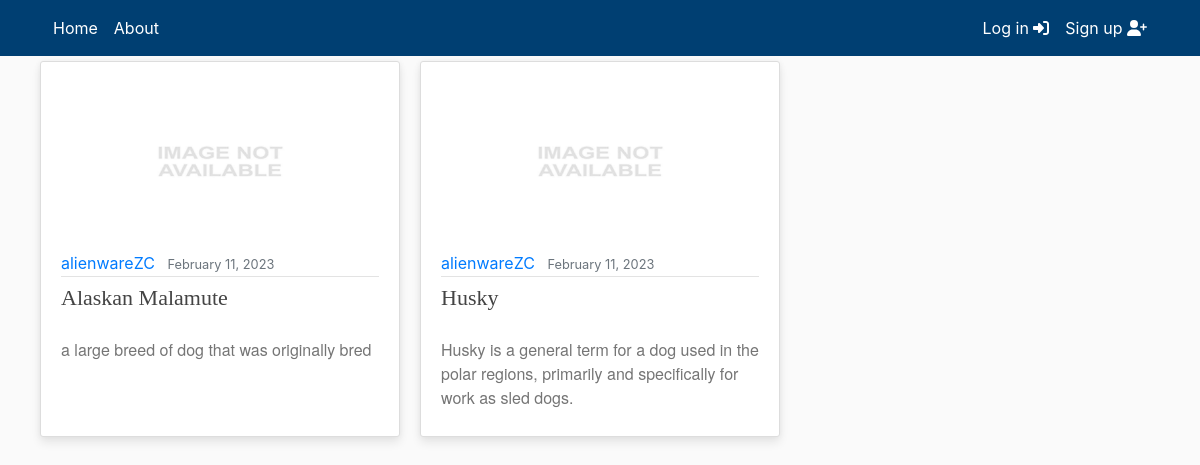
The page /dogs on the database its author committed.
### main/models.py (models this page shows, shortened)
class Article(models.Model):
    def image_upload_to(self, instance=None):
        if instance:
            return os.path.join('ArticleSeries', slugify(self.series.slug),
                                slugify(self.article_slug), instance)
        return None
    title = models.CharField(max_length=200)
    subtitle = models.CharField(max_length=200, default="", blank=True)
    article_slug = models.SlugField("Article slug",
                                    null=False,
                                    blank=False,
                                    unique=True)
    content = HTMLField(blank=True, default="")
    notes = HTMLField(blank=True, default="")
    published = models.DateTimeField("Date published", default=timezone.now)
    modified = models.DateTimeField("Date modified", default=timezone.now)
    series = models.ForeignKey(ArticleSeries,
                               default="",
                               verbose_name="Series",
                               on_delete=models.SET_DEFAULT)
    author = models.ForeignKey(get_user_model(),
                               default=1,
                               on_delete=models.SET_DEFAULT)
    image = models.ImageField(default='default/no_image.jpg',
                              upload_to=image_upload_to,
                              max_length=255)
    @property
    def slug(self):
        return self.series.slug + "/" + self.article_slug
    class Meta:
        verbose_name_plural = "Article"
        ordering = ['title', '-published']

### users/models.py (models this page shows)
class CustomUser(AbstractUser):
    def image_upload_to(self, instance=None):
        if instance:
            return os.path.join('Users', self.username, instance)
        return None
    STATUS = (('regular', 'regular'), ('subscriber', 'subscriber'),
              ('moderator', 'moderator'))
    email = models.EmailField(unique=True)
    status = models.CharField(max_length=100, choices=STATUS, default='regular')
    description = models.TextField('Description',
                                   max_length=600,
                                   default='',
                                   blank=True)
    image = models.ImageField(default='default/user.jpg',
                              upload_to=image_upload_to)
    def __str__(self):
        return self.username

### main/views.py (the view)
# urls.py: path("<series>", views.series, name="series"),
def series(request, series: str):
    matching_series = Article.objects.filter(series__slug=series).all()
    return render(request=request,
                  template_name='main/home.html',
                  context={
                      "objects": matching_series,
                      "type": "article"
                  })

### main/templates/main/home.html (shortened to what this page needs)
{% extends "main/header.html" %} {% block content %}
<div class="row display-flex justify-content-start">
	{% for object in objects %}
	<div class="col-lg-4 col-md-6 col-sm-12 mobiledevice">
		<article class="media content-section customhover" style="height: 95%">
			<div class="media-body">
				<a href="/{{object.slug}}">
					<div class="aspect-ratio-box">
						<img class="img-fluid" src="{{ object.image.url }}" />
					</div>
				</a>
				<div class="article-metadata">
					<a class="mr-2" href="{% url 'profile' object.author %}"
						>{{ object.author }}</a
					>
					<small class="text-muted">{{ object.published|date:"F d, Y" }}</small>
				</div>
				<div>
					<a
						class="article-title line-clamp-2 title-style"
						style="font-size: 22px"
						href="/{{object.slug}}"
					>
						{{ object.title }}
					</a>
					<a href="/{{object.slug}}" style="text-decoration: none">
						<p class="article-content line-clamp-5 subtitle-style">
							{{ object.subtitle }}
						</p>
					</a>
				</div>
			</div>
		</article>
	</div>
	{% endfor %}
</div>
{% endblock content %}

### main/static/main/main.css (style rules this page uses)
:root { --footercolor: #003F72; --navbarcolor: #003F72; --btncolor: #003F72; --socialcolor: #003F72; --brightText: #ffffff; }
body { background: #fafafa; }
.content-section { background: #ffffff; padding: 10px 20px; border: 1px solid #dddddd; border-radius: 3px; margin-bottom: 20px; }
.article-title { color: #444444; }
.article-content { white-space: pre-line; }
.article-metadata { padding-bottom: 1px; margin-bottom: 4px; border-bottom: 1px solid #e3e3e3 }
.row.display-flex { display: flex; flex-wrap: wrap; }
.row.display-flex > [class*='col-'] { flex-grow: 1; }
.customhover { background: #fff; box-shadow: 0 6px 10px rgba(0,0,0,.08), 0 0 6px rgba(0,0,0,.05); transition: .3s transform cubic-bezier(.155,1.105,.295,1.12),.3s box-shadow,.3s -webkit-transform cubic-bezier(.155,1.105,.295,1.12); cursor: pointer; }
@media screen and (min-width: 600px) { .mobiledevice { padding-left: 10px; padding-right: 10px; } }
.title-style { font-family: fell, Georgia, Cambria, 'Times New Roman', Times, serif !important; }
.subtitle-style { font-family: sohne, 'Helvetica Neue', Helvetica, Arial, sans-serif !important; color: rgba(117, 117, 117, 1) !important; }
.aspect-ratio-box { position: relative; }
.aspect-ratio-box::after { display: block; content: ''; padding-bottom: 56.25%; }
.aspect-ratio-box img { position: absolute; left: 0; right: 0; width: 100%; height: 100%; }

### rows shown on the page
Article: image (placeholder picture), author "alienwareZC", published "February 11, 2023", title "Alaskan Malamute", subtitle "a large breed of dog that was originally bred"
Article: image (placeholder picture), author "alienwareZC", published "February 11, 2023", title "Husky", subtitle "Husky is a general term for a dog used in the polar regions, primarily and specifically for work as sled dogs."
